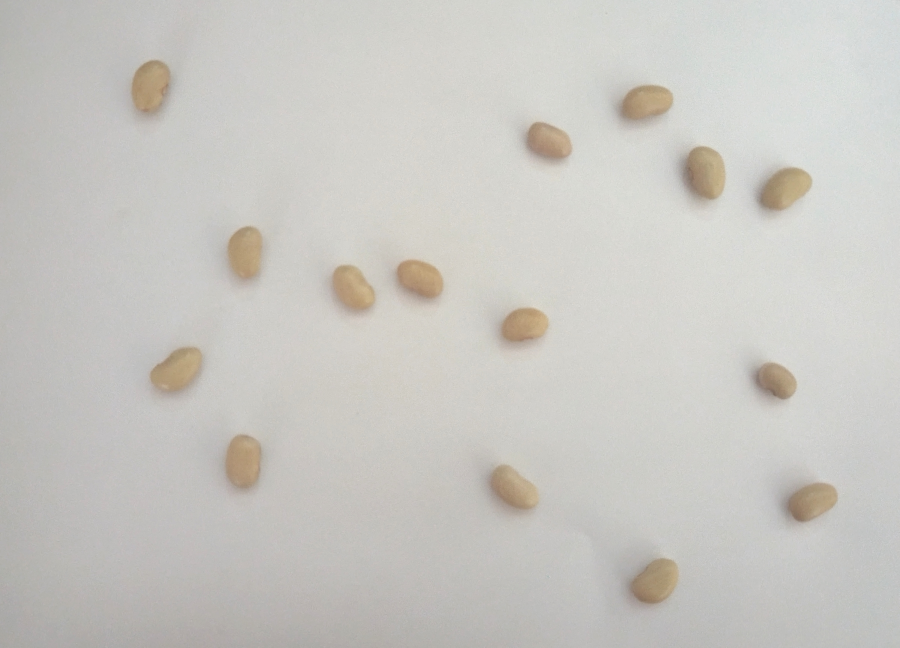
%> input picture data/data_frejol_canario/img6.jpg, 3598 x 2590 px (shown at 1/4 size)
$ octave main_get_one_data_frejol_canario.m   (GNU Octave 9; MATLAB toolbox functions it lacks are replaced by stand-ins)
%> lines starting %> are read from the running program, lines starting %| are printed output that depends on the picture; in (x1, y1, x2, y2) boxes, pixels count from 0 and x2, y2 are one past the last pixel; in counts of white or black regions, pixels touching at a corner belong together; the program's own positions count from 1
### functions/procesamiento/procesamiento_img.m
function [datos, x, x_grises, x_bin, mascara_final, etiquetas_filtradas] = procesamiento_img(file_input, area_min, area_max, clase, circ_min, umbral)
%> called with file_input = 'data_frejol_canario/img6.jpg', area_min = 8000, area_max = 45000, clase = 'frejol_canario', circ_min = 0, umbral = 0.7

    if ~exist('circ_min', 'var') || isempty(circ_min)
        circ_min = 0.0;
    end

    usar_umbral_manual = exist('umbral', 'var') && ~isempty(umbral) && isnumeric(umbral);

    % Leer imagen
    if ischar(file_input) || isstring(file_input)
        x = imread(file_input);
    else
        x = file_input;
    end

    % Calcular factores de escala basados en tamaño A5 (horizontal: 21 x 14.8 cm)
    [alto_img, ancho_img, ~] = size(x);
    cm_ancho = 21.0;
    cm_alto  = 14.8;
    factor_px_a_cm_X = cm_ancho / ancho_img;
    factor_px_a_cm_Y = cm_alto  / alto_img;
    factor_area_cm2_por_px2 = factor_px_a_cm_X * factor_px_a_cm_Y;

    fprintf('[INFO] Factores de escala: %.4f cm/px (X), %.4f cm/px (Y)\n', ...
            factor_px_a_cm_X, factor_px_a_cm_Y);
%| [INFO] Factores de escala: 0.0058 cm/px (X), 0.0057 cm/px (Y)

    % Escala de grises
    x_grises = rgb2gray(x);
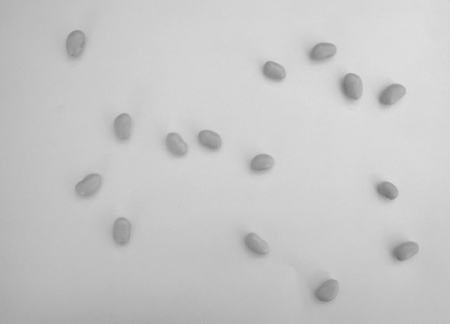
%> x_grises: size 2590x3598 uint8 (shown at 1/8 size); min 105, max 233, mean 199.1

    % Binarización
    if usar_umbral_manual
        fprintf('[INFO] Umbral manual usado: %.3f\n', umbral);
        x_bin = imbinarize(x_grises, umbral);
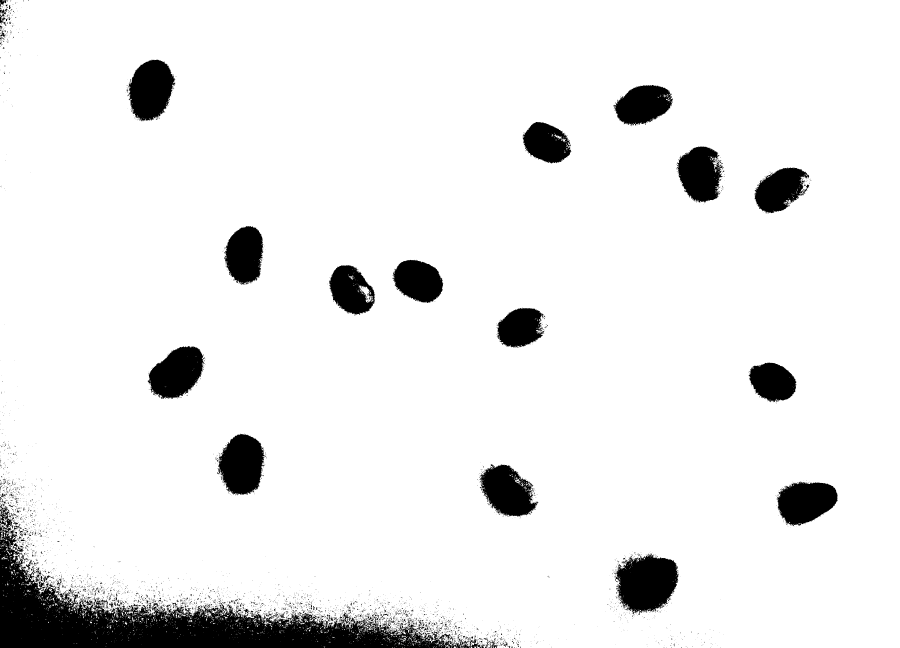
%> x_bin: size 2590x3598 logical (shown at 1/4 size); 92.3% white; 4743 black regions (4435 under 20 px), largest, box (x1, y1, x2, y2) and area: (0, 2017, 1824, 2590) 256081, (2460, 2214, 2715, 2453) 43140, (868, 1736, 1064, 1981) 33393
    else
        umbral_auto = graythresh(x_grises);
        %fprintf('[INFO] Umbral automático usado (graythresh): %.3f\n', umbral_auto);
        x_bin = imbinarize(x_grises, umbral_auto);
        %x_bin = imbinarize(x_grises, 'adaptive', 'ForegroundPolarity', 'dark', 'Sensitivity', 0.5);
    end

    % Invertir y eliminar ruido pequeño
    x_bin = ~x_bin;
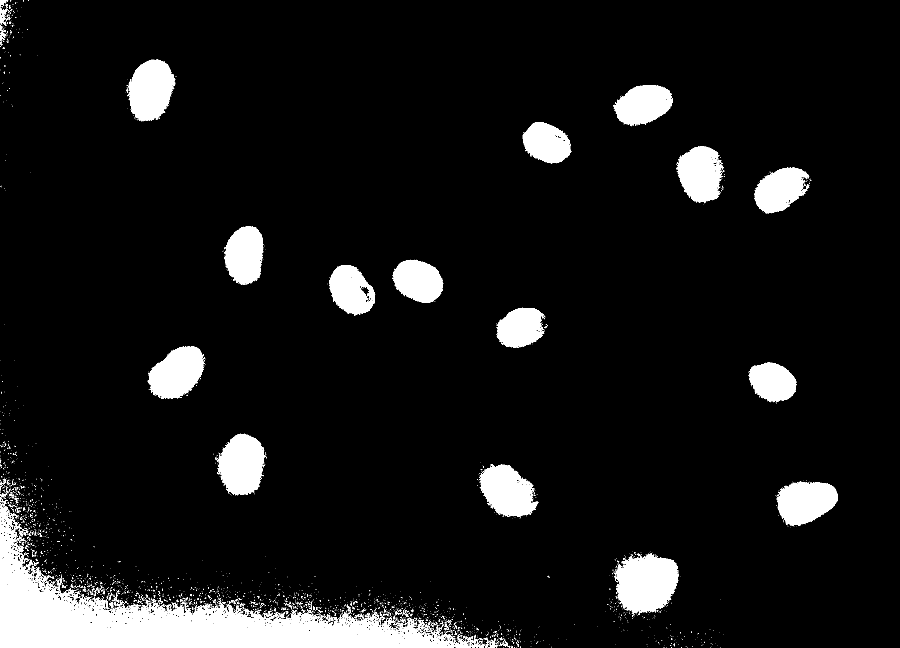
%> x_bin: size 2590x3598 logical (shown at 1/4 size); 7.7% white; 4743 white regions (4435 under 20 px), largest, box (x1, y1, x2, y2) and area: (0, 2017, 1824, 2590) 256081, (2460, 2214, 2715, 2453) 43140, (868, 1736, 1064, 1981) 33393
    x_bin = bwareaopen(x_bin, 100);
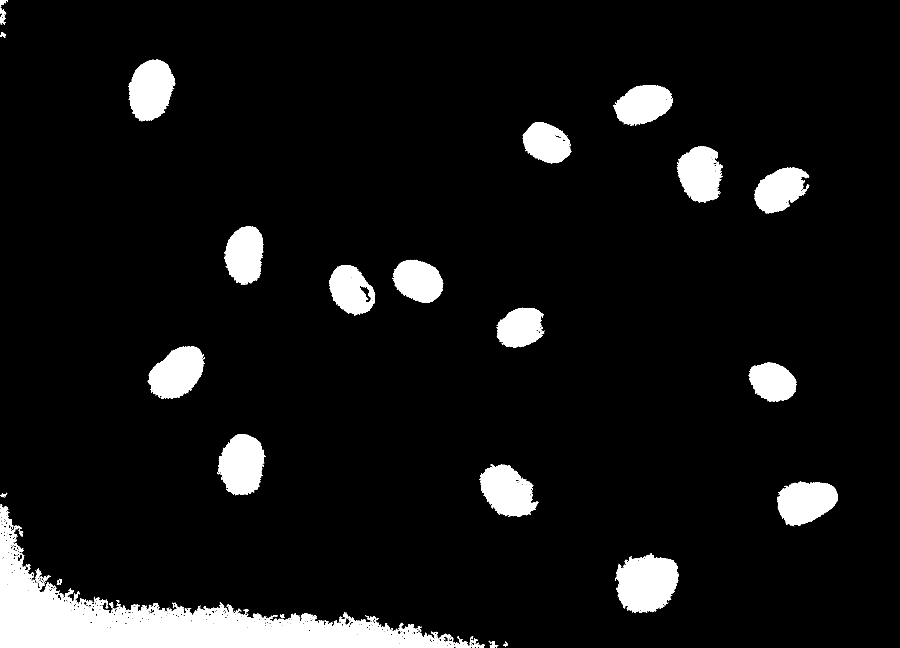
%> x_bin: size 2590x3598 logical (shown at 1/4 size); 7.4% white; 45 white regions, largest, box (x1, y1, x2, y2) and area: (0, 2017, 1824, 2590) 256081, (2460, 2214, 2715, 2453) 43140, (868, 1736, 1064, 1981) 33393

    % Filtrado por área
    etiquetas = bwlabel(x_bin, 8);
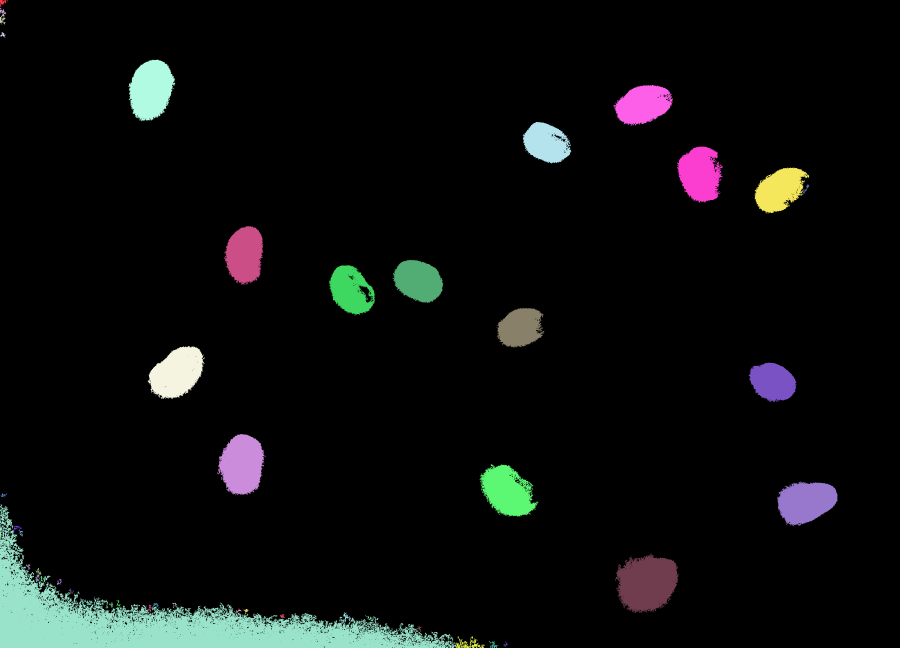
%> etiquetas: size 2590x3598 double (shown at 1/4 size); 46 distinct labels, from 0 to 45; one colour per label, 0 black
    stats = regionprops(etiquetas, 'Area');
%> stats = 45 regions; largest, Area: 256081, 43140, 33393, 32947, 32148
    todas_areas = [stats.Area];
%> todas_areas = 45 values, max 256081 at index 5, min 105 at index 12, mean 15312.2

    fprintf('\n[INFO] Áreas detectadas: %s\n', num2str(todas_areas));
%> (printed output is left out)
    indices_validos = find(todas_areas > area_min / factor_area_cm2_por_px2 & ...
                           todas_areas < area_max / factor_area_cm2_por_px2);
%> indices_validos = []
    fprintf('[INFO] Regiones válidas por área: %d de %d\n', numel(indices_validos), numel(todas_areas));
%| [INFO] Regiones válidas por área: 0 de 45

    mascara_area = ismember(etiquetas, indices_validos);
%> mascara_area: size 2590x3598 logical; every value is 0
    etiquetas_area = bwlabel(mascara_area, 8);
%> etiquetas_area: size 2590x3598 double; every value is 0

    % Propiedades geométricas
    stats_filtradas = regionprops(etiquetas_area, 'Area', 'Perimeter', ...
        'Eccentricity', 'Orientation', 'MajorAxisLength', 'MinorAxisLength', ...
        'Centroid', 'BoundingBox');
%> stats_filtradas = 0 regions

    R = x(:,:,1); G = x(:,:,2); B = x(:,:,3);
%> after `B = x(:,:,3)`:
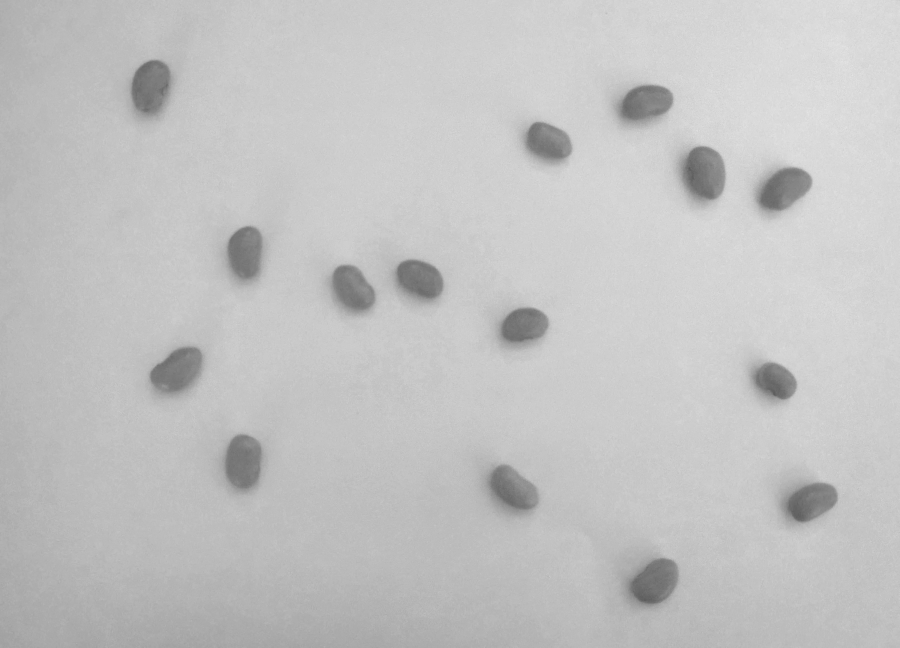
%> B: size 2590x3598 uint8 (shown at 1/4 size); min 85, max 232, mean 194.4
    N = length(stats_filtradas);
%> N = 0
    idx = 0;

    tieneClase = exist('clase', 'var') && ~isempty(clase);

    temp = repmat(struct( ...
        'Area', [], 'Perimeter', [], 'Eccentricity', [], 'Orientation', [], ...
        'MajorAxisLength', [], 'MinorAxisLength', [], 'CentroidX', [], 'CentroidY', [], ...
        'MeanR', [], 'MeanG', [], 'MeanB', [], 'StdR', [], 'StdG', [], 'StdB', [], ...
        'RelacionAspecto', [], 'Circularidad', [], 'Compacidad', [], 'Etiqueta', [], ...
        'BoundingBox', [], ...
        'Area_Scale', [], 'Perimeter_Scale', [], ...
        'MajorAxisLength_Scale', [], 'MinorAxisLength_Scale', [], ...
        'CentroidX_Scale', [], 'CentroidY_Scale', [], ...
        'Circularidad_Scale', [], 'Compacidad_Scale', [], ...
        'BoundingBox_Scale', []), N, 1);
%> temp = 0 regions

    if tieneClase
        [temp.Clase] = deal(clase);
    end

    fprintf('[INFO] === Análisis de regiones ===\n');
    for i = 1:N
        s = stats_filtradas(i);
        obj_mask = etiquetas_area == i;
        circ = 4 * pi * s.Area / (s.Perimeter^2 + eps);

        fprintf('  → Objeto %d: Area=%.1f | Perim=%.1f | Circ=%.3f\n', ...
                i, s.Area, s.Perimeter, circ);

        if circ < circ_min
            fprintf('⚠️  Se descarta por circularidad < %.2f\n', circ_min);
            continue;
        end

        idx = idx + 1;
        temp(idx).Area = s.Area;
        temp(idx).Perimeter = s.Perimeter;
        temp(idx).Eccentricity = s.Eccentricity;
        temp(idx).Orientation = s.Orientation;
        temp(idx).MajorAxisLength = s.MajorAxisLength;
        temp(idx).MinorAxisLength = s.MinorAxisLength;
        temp(idx).CentroidX = s.Centroid(1);
        temp(idx).CentroidY = s.Centroid(2);
        temp(idx).RelacionAspecto = s.MajorAxisLength / s.MinorAxisLength;
        temp(idx).Circularidad = circ;
        temp(idx).Compacidad = (s.Perimeter^2) / (s.Area + eps);
        temp(idx).Etiqueta = i;
        temp(idx).BoundingBox = s.BoundingBox;

        % Color
        r_vals = double(R(obj_mask)); g_vals = double(G(obj_mask)); b_vals = double(B(obj_mask));
        temp(idx).MeanR = mean(r_vals);  temp(idx).StdR = std(r_vals);
        temp(idx).MeanG = mean(g_vals);  temp(idx).StdG = std(g_vals);
        temp(idx).MeanB = mean(b_vals);  temp(idx).StdB = std(b_vals);

        % Escalado con factores separados
        temp(idx).Area_Scale = s.Area * factor_area_cm2_por_px2;
        temp(idx).Perimeter_Scale = s.Perimeter * mean([factor_px_a_cm_X, factor_px_a_cm_Y]);
        temp(idx).MajorAxisLength_Scale = s.MajorAxisLength * factor_px_a_cm_X;
        temp(idx).MinorAxisLength_Scale = s.MinorAxisLength * factor_px_a_cm_Y;
        temp(idx).CentroidX_Scale = s.Centroid(1) * factor_px_a_cm_X;
        temp(idx).CentroidY_Scale = s.Centroid(2) * factor_px_a_cm_Y;
        temp(idx).Circularidad_Scale = 4 * pi * temp(idx).Area_Scale / (temp(idx).Perimeter_Scale^2 + eps);
        temp(idx).Compacidad_Scale = (temp(idx).Perimeter_Scale^2) / (temp(idx).Area_Scale + eps);
        temp(idx).BoundingBox_Scale = s.BoundingBox .* [factor_px_a_cm_X, factor_px_a_cm_Y, ...
                                                        factor_px_a_cm_X, factor_px_a_cm_Y];
    end
%> this loop made 0 passes
%> after the loop, idx = 0

    fprintf('[INFO] Total objetos aceptados: %d\n', idx);
%| [INFO] Total objetos aceptados: 0

    if idx > 0
        datos = struct2table(temp(1:idx));
        etiquetas_validas = [temp(1:idx).Etiqueta];
        mascara_final = ismember(etiquetas_area, etiquetas_validas);
    else
        datos = table();
        mascara_final = false(size(x_bin));
    end

    etiquetas_filtradas = bwlabel(mascara_final, 8);
end

### data/main_get_one_data_frejol_canario.m
clc, clear, close all;
addpath("../functions/procesamiento")
addpath("../functions/utils")
% Ruta de imagen de prueba
ruta = 'data_frejol_canario/img6.jpg';

% Procesar imagen
[datos, x, xg, xb, masc, etiquetas] = procesamiento_img(ruta, 8000, 45000, 'frejol_canario',0,0.7);
%> datos = empty struct

% img1.jpg procesamiento_img(ruta, 8000, 45000, 'frejol_canario',0,0.65);
% umbral es el 0.65,etc
% img2.jpg  procesamiento_img(ruta, 8000, 40000, 'frejol_canario',0,0.705);
% img3.jpg  procesamiento_img(ruta, 8000, 45000, 'frejol_canario',0,0.55);
% img4.jpg  procesamiento_img(ruta, 8000, 45000, 'frejol_canario',0,0.7);
% img5.jpg   procesamiento_img(ruta, 8000, 45000, 'frejol_canario',0,0.7);
% img6.jpg  procesamiento_img(ruta, 8000, 45000, 'frejol_canario',0,0.7);
% img7.jpg  procesamiento_img(ruta, 8000, 45000, 'frejol_canario',0,0.64);
% img8.jpg  procesamiento_img(ruta, 8000, 45000, 'frejol_canario',0,0.64);
% img9.jpg  procesamiento_img(ruta, 8000, 45000, 'frejol_canario',0,0.64);
% img10.jpg  procesamiento_img(ruta, 8000, 45000, 'frejol_canario',0,0.64);
%

% Mostrar tabla de propiedades
disp(datos);

% === Mostrar imágenes procesadas en una sola figura ===
figure('Name', 'Pasos de procesamiento');
subplot(1,3,1); imshow(xg); title('Escala de grises');
subplot(1,3,2); imshow(xb); title('Binarizada');
subplot(1,3,3); imshow(masc); title('Máscara final');

% === Mostrar anotaciones sobre la imagen original ===
figure('Name', 'Anotaciones en imagen original');
imshow(x);
hold on;

for i = 1:height(datos)
    cx = datos.CentroidX(i);
    cy = datos.CentroidY(i);
    texto = sprintf('R:%.0f G:%.0f B:%.0f - A:%.0f', ...
        datos.MeanR(i), datos.MeanG(i), datos.MeanB(i), datos.Area(i));
    plot(cx, cy, 'r*');
    text(cx+10, cy, texto, 'Color', 'black', 'FontSize', 8);
end
%save_datacsv(datos, 'data_garbanzo.csv');  % Guarda en la carpeta "resultados"

$ run again, with data/data_frejol_canario/img1.jpg copied over data/data_frejol_canario/img6.jpg
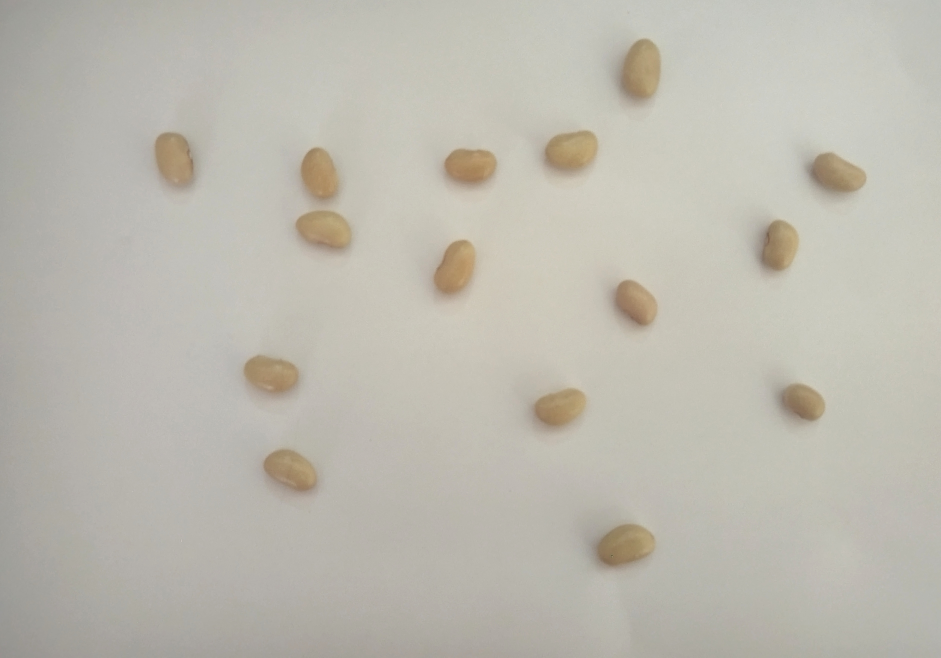
%> input picture data/data_frejol_canario/img1.jpg, 3763 x 2630 px (shown at 1/4 size)
%| [INFO] Factores de escala: 0.0056 cm/px (X), 0.0056 cm/px (Y)
%> in procesamiento_img, `etiquetas = bwlabel(x_bin, 8);`:
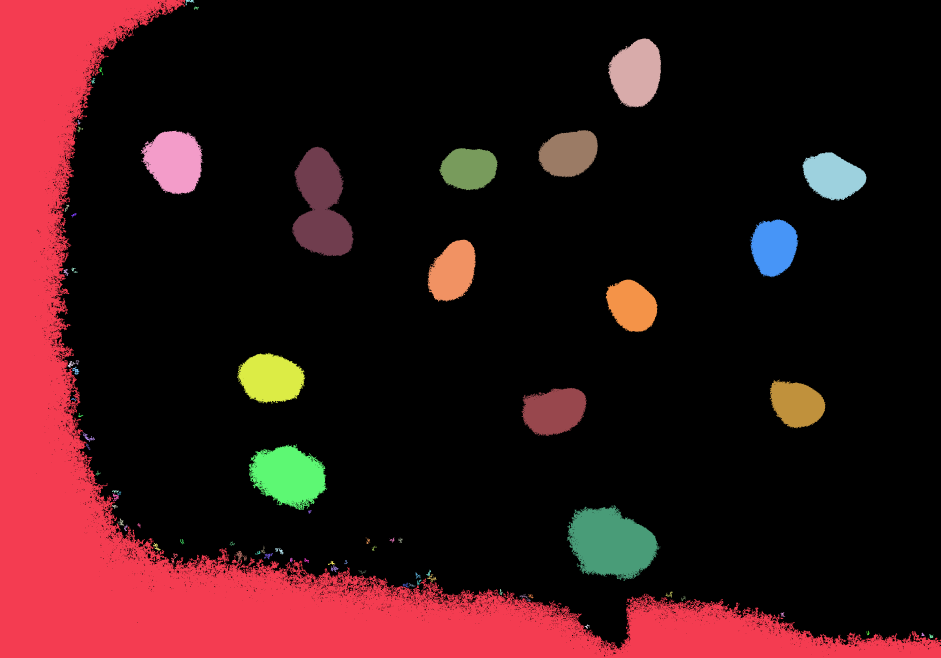
%> etiquetas: size 2630x3763 double (shown at 1/4 size); 77 distinct labels, from 0 to 76; one colour per label, 0 black
%> stats = 76 regions; largest, Area: 1691770, 74902, 70001, 54077, 45489
%> todas_areas = 76 values, max 1691770 at index 1, min 103 at index 6, mean 30205.6
%> (printed output is left out)
%> indices_validos = []
%| [INFO] Regiones válidas por área: 0 de 76
%> mascara_area: size 2630x3763 logical; every value is 0
%> etiquetas_area: size 2630x3763 double; every value is 0
%> stats_filtradas = 0 regions
%> in procesamiento_img, `B = x(:,:,3)`:
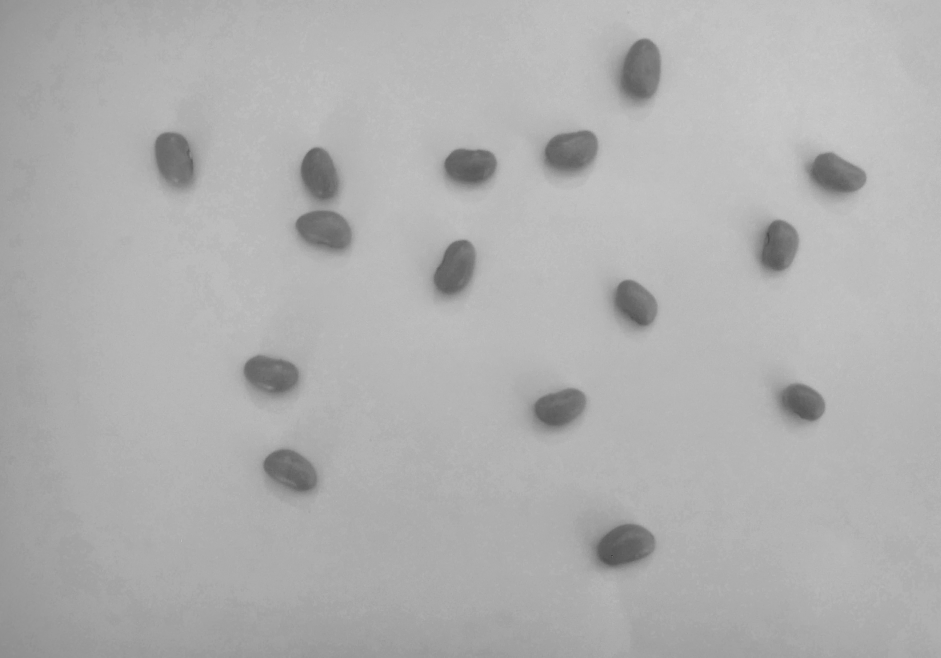
%> B: size 2630x3763 uint8 (shown at 1/4 size); min 40, max 207, mean 175.5
%> N = 0
%> temp = 0 regions
%> after the loop in procesamiento_img, `for i = 1:N`: idx = 0
%| [INFO] Total objetos aceptados: 0
%> datos = empty struct
